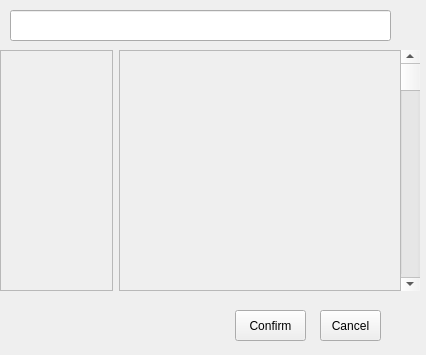
<?xml version="1.0" encoding="UTF-8"?>
<ui version="4.0">
 <class>Form</class>
 <widget class="QWidget" name="Form">
  <property name="geometry">
   <rect>
    <x>0</x>
    <y>0</y>
    <width>426</width>
    <height>355</height>
   </rect>
  </property>
  <property name="windowTitle">
   <string>Form</string>
  </property>
  <widget class="QScrollBar" name="verticalScrollBar">
   <property name="geometry">
    <rect>
     <x>400</x>
     <y>50</y>
     <width>20</width>
     <height>241</height>
    </rect>
   </property>
   <property name="orientation">
    <enum>Qt::Vertical</enum>
   </property>
  </widget>
  <widget class="QLineEdit" name="lineEdit">
   <property name="geometry">
    <rect>
     <x>10</x>
     <y>10</y>
     <width>381</width>
     <height>31</height>
    </rect>
   </property>
  </widget>
  <widget class="QPushButton" name="pushButton">
   <property name="geometry">
    <rect>
     <x>235</x>
     <y>310</y>
     <width>71</width>
     <height>31</height>
    </rect>
   </property>
   <property name="text">
    <string>Confirm</string>
   </property>
  </widget>
  <widget class="QPushButton" name="pushButton_2">
   <property name="geometry">
    <rect>
     <x>320</x>
     <y>310</y>
     <width>61</width>
     <height>31</height>
    </rect>
   </property>
   <property name="text">
    <string>Cancel</string>
   </property>
  </widget>
  <widget class="QWidget" name="layoutWidget">
   <property name="geometry">
    <rect>
     <x>0</x>
     <y>50</y>
     <width>401</width>
     <height>241</height>
    </rect>
   </property>
   <layout class="QHBoxLayout" name="horizontalLayout">
    <item>
     <widget class="QFrame" name="frame">
      <property name="sizePolicy">
       <sizepolicy hsizetype="Expanding" vsizetype="Expanding">
        <horstretch>2</horstretch>
        <verstretch>0</verstretch>
       </sizepolicy>
      </property>
      <property name="frameShape">
       <enum>QFrame::StyledPanel</enum>
      </property>
      <property name="frameShadow">
       <enum>QFrame::Raised</enum>
      </property>
     </widget>
    </item>
    <item>
     <widget class="QFrame" name="frame_3">
      <property name="sizePolicy">
       <sizepolicy hsizetype="Expanding" vsizetype="Expanding">
        <horstretch>5</horstretch>
        <verstretch>0</verstretch>
       </sizepolicy>
      </property>
      <property name="frameShape">
       <enum>QFrame::StyledPanel</enum>
      </property>
      <property name="frameShadow">
       <enum>QFrame::Raised</enum>
      </property>
     </widget>
    </item>
   </layout>
  </widget>
 </widget>
 <resources/>
 <connections/>
</ui>
